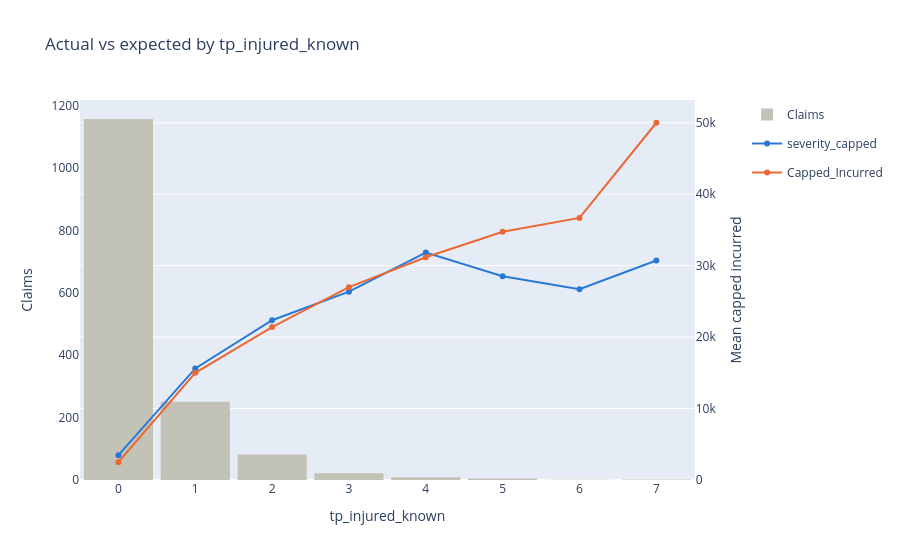

Notebook source saved alongside this figure:
### Code cell
plot_ave(ave_sev_tp_injured_known)

### Figure 1 — Plotly figure (JSON) as saved in the notebook; plotly's stock layout.template omitted (floating-point values rounded to 4 significant figures)
{"data": [{"bingroup": "x", "histfunc": "sum", "hovertemplate": "tp_injured_known=%{x}<br>sum of count=%{y}<extra></extra>", "legendgroup": "", "marker": {"color": "#c3c2b7", "pattern": {"shape": ""}}, "name": "Claims", "orientation": "v", "showlegend": true, "type": "histogram", "x": [0, 1, 2, 3, 4, 5, 6, 7], "xaxis": "x", "y": [1157, 251, 82, 22, 9, 5, 1, 2], "yaxis": "y"}, {"hovertemplate": "variable=severity_capped<br>tp_injured_known=%{x}<br>value=%{y}<extra></extra>", "legendgroup": "severity_capped", "line": {"color": "#2a78d6", "dash": "solid"}, "marker": {"symbol": "circle"}, "mode": "lines+markers", "name": "severity_capped", "orientation": "v", "showlegend": true, "type": "scatter", "x": [0, 1, 2, 3, 4, 5, 6, 7], "xaxis": "x", "y": [3470.0, 15610.0, 22350.0, 26360.0, 31840.0, 28520.0, 26710.0, 30710.0], "yaxis": "y2"}, {"hovertemplate": "variable=Capped_Incurred<br>tp_injured_known=%{x}<br>value=%{y}<extra></extra>", "legendgroup": "Capped_Incurred", "line": {"color": "#eb6834", "dash": "solid"}, "marker": {"symbol": "circle"}, "mode": "lines+markers", "name": "Capped_Incurred", "orientation": "v", "showlegend": true, "type": "scatter", "x": [0, 1, 2, 3, 4, 5, 6, 7], "xaxis": "x", "y": [2489.0, 15000.0, 21410.0, 26990.0, 31180.0, 34740.0, 36680.0, 50000.0], "yaxis": "y2"}], "layout": {"bargap": 0.1, "legend": {"title": {"text": ""}}, "title": {"text": "Actual vs expected by tp_injured_known"}, "xaxis": {"anchor": "y", "domain": [0, 0.94], "title": {"text": "tp_injured_known"}, "type": "category"}, "yaxis": {"anchor": "x", "domain": [0, 1], "showgrid": false, "title": {"text": "Claims"}}, "yaxis2": {"anchor": "x", "overlaying": "y", "rangemode": "tozero", "side": "right", "title": {"text": "Mean capped incurred"}}}}
